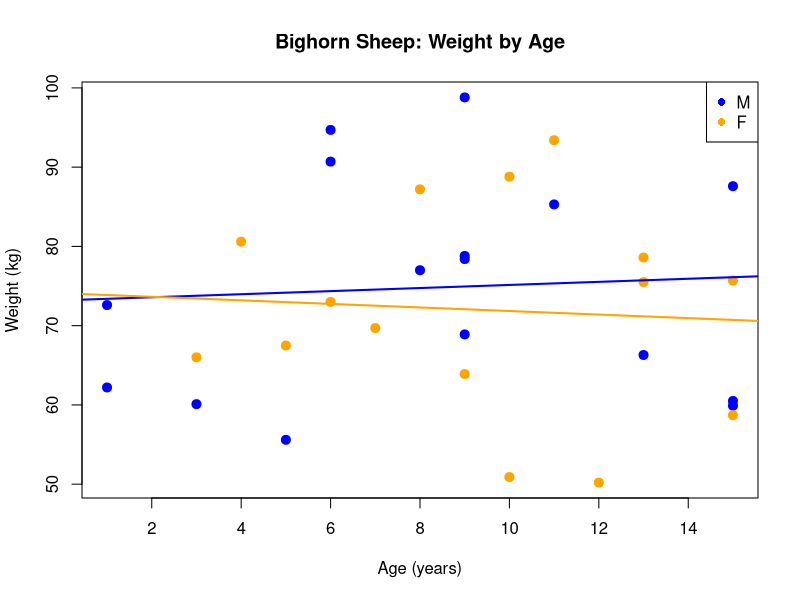
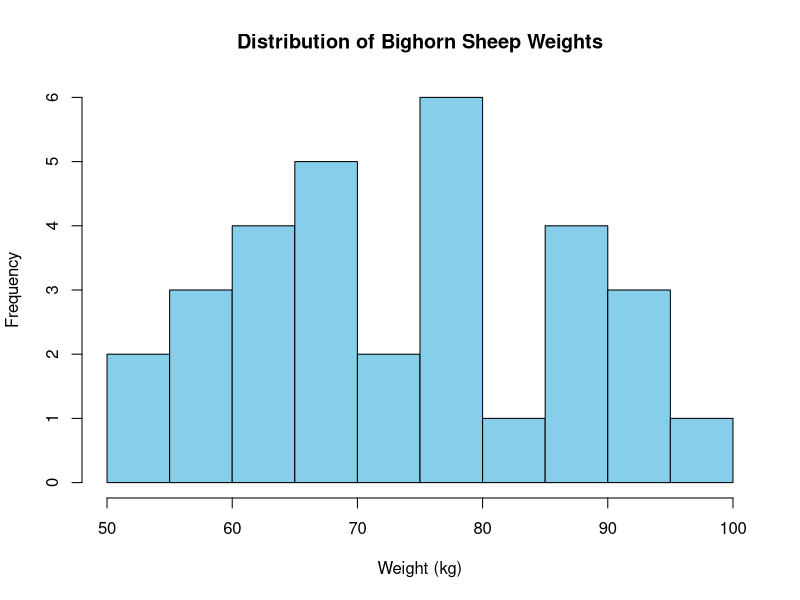

Source code (R) for these figures, in order:
## ---- chunk 1
# 567*5 tells R that 567*5 is a comment, and so R knows not to execute this line of code.
## ---- chunk 2
1 + 100 # performs addition
3 + 5 * 2 # performs multiplication before addition
(3 + 5) * 2 # performs addition in () before multiplication 
2/10000 # division
2 ^ 3 # exponentiation: 2 raised to the power of 3
## ---- chunk 3
1 == 9  # equality (note two equals signs, read as "is equal to")
1 != 1  # inequality (read as "is not equal to")
1 < 2  # less than
1 <= 1  # less than or equal to
## ---- chunk 4
x <- 1/40 # here we are telling R to assign 1/40 to the variable x so that it recognizes x as an object in our global environment
x <-  24 # variables can easily be re-assigned/over-written
y <- x * 2 # We can use existing objeects in expressions to create new objects

rm(y) # you can also remove objects from the environment using the rm() function
## ---- chunk 5
# create numeric object
a <- 45.6
class(a)

# Convert from numeric to character
a_character <- as.character(a)
class(a_character)

# Create factored object
lion <- factor(c("194", "180"), levels = c("194", "180")) # The levels must match the exact format of the values
lion # print value into console
as.character(lion) # coerced to character
as.numeric(lion) # coerced to numeric
## ---- chunk 6
as.numeric(as.character(lion))
## ---- chunk 7
# convert from character to numeric
L262 <- "Lion262"
L262_numeric <- as.numeric(L262)
L262_numeric
## ---- chunk 8
x <- 3
## ---- chunk 9
my.deer <- c("GDL256", "RVD1011", "CDB567")
## ---- chunk 10
my_vector <- vector(length = 3, mode = "numeric")
my_vector  # this is a logical vector
num_vector <- c(101, 222, 323, 435, 556) # numeric vector
## ---- chunk 11
combine_vector <- c(211, "CDB678", TRUE)
combine_vector
class(combine_vector) 
## ---- chunk 12
# create a vector of 10 NA values
x <- rep(NA, 10)
# set the first element in x to be the number 0
x[1] <- 0
# test if zero is NA
is.na(x)
# R returns a logical vector for TRUE if the value is NA and 
# FALSE for non-NA values
## ---- chunk 13
my_series <- 1:10 # a vector of integers of length 10
my_series
# make series of numbers from 1 to 10 by increments of 0.1
my_seq <- seq(from = 1, to = 10, by = 0.1) 
my_seq
## ---- chunk 14
# list with numeric, character, and logical classes
my_list <- list(1, "banana", TRUE)
your_list <- list(2, "apple", FALSE)
my_list
## ---- chunk 15
my_new_list <- c(my_list, c("Lion171", "S222")) # here we overwrite the original 
# "my_list" list to include two additional list elements of "Lion171" and "S222".
my_new_list
## ---- chunk 16
my_new_list2 <- c(my_list, list(c("Lion171", "S222"))) # here we overwrite the original 
## ---- chunk 17
my_lions <- list("L211", c("L194", "S789"), "L180")
names(my_lions) # are names automatically assigned? Nope, so let's assign names with the names() function.
names(my_lions) <- c("Lion211", "LionsAndSheep", "Lion180")
my_lions$LionsAndSheep
## ---- chunk 18
# index second list [[2]] and second element [2] of the second list
my_lions[[2]][2]
## ---- chunk 19
MyMatrix <- matrix(1:6, nrow = 2, ncol = 3)
MyMatrix
## ---- chunk 20
# Create vectors for each column
sheep_id <- c("S601", "S602", "S603")
sex <- c("F", "M", "F")
age <- c(4, 6, 3) 
capt_date <- as.Date(c("2024-03-15", "2024-03-16", "2024-03-18"))
capt_loc <- c("Acrodectes Peak", "Sawmill Canyon", "Goodale Canyon")
# Combine into a data frame
capt_dat <- data.frame(
  ID = sheep_id,
  Sex = sex,
  Age = age,
  CaptureDate = capt_date,
  CaptureLoc = capt_loc
)

# View the data frame
print(capt_dat)
## ---- chunk 21
capt_dat$CaptureLoc
## ---- chunk 22
lion_list <- c("194", "228", "267", "272", list("228", "223"))
lion_list[1] # extract first element out of the lion_list vector
lion_list[4] # extract 4th element out of the lion_list vector
lion_list[c(2:4)] # extract elements 2 to 4 from the my_seq vector
lion_list[[5]][1] # From the 5th list, extract the first element
## ---- chunk 23
horn_length <- c(10, 30.4, 90, 50.8, 30) # create vector of horn lengths
names(horn_length) <- c("S4", "S567", "S489", "S488", "S89") # assign sheep names to vector
# we can also name a vector 'on the fly'
horn_length <- c(S4 = 10, S567 = 30.4, S489 = 90, S488 = 50.8, S89 = 30) 
horn_length[c("S489", "S488")]
## ---- chunk 24
horn_length[horn_length > 30] # this statement first evaluates horn_length > 7, generating a logical vector c(FALSE, FALSE, TRUE, FALSE, TRUE), and then selects the elements of horn_length corresponding to the TRUE values.
## ---- chunk 25
horn_length[1:3]
## ---- chunk 26
horn_length[-2]
# we can skip multiple elements
horn_length[c(-1, -2)]  
# or 
horn_length[-c(1,5)]
# a common mistake would be to ask R x[-1:3] # but there isn't a negative first row
# But remember the order of operations. 
# : is really a function. It takes its first argument as -1, 
# and its second as 3, so generates the sequence of 
# numbers: c(-1, 0, 1, 2, 3).
horn_length[-(1:3)]
# To remove elements from a vector, we need to assign the result 
# back into the variable:
horn_length <- horn_length[-4]
horn_length
## ---- chunk 27
to_remove <- which(horn_length > 30)
to_remove # index of elements to remove from the to_remove vector
horn_length[to_remove]
## ---- chunk 28
# Create a fake data frame for bighorn sheep
bighorn_df <- data.frame(
  ID = paste0("S", 500:530),      # ID for each sheep
  Age = sample(1:15, 31, replace = TRUE),  # Random ages between 1 and 10
  Weight = round(rnorm(31, mean = 75, sd = 15), 1),  # Random weights with mean of 75 kg and sd of 15
  Sex = factor(sample(c("M", "F"), 31, replace = TRUE), labels = c("M", "F")),     # Random sexes (Male, Female)
  Herd = sample(c("North", "South", "East", "West"), 31, replace = TRUE)  # Random herd names
)

# Define grey tones based on levels of the 'Sex' factor
grey_tones <- c("blue", "orange")  # grey50 for males, grey80 for females
## ---- chunk 29
# create a scatterplot
plot(x = bighorn_df$Age, # x-axis
     y = bighorn_df$Weight, # y-axis
     main = "Bighorn Sheep: Weight by Age", # title
     xlab = "Age (years)", # x-axis label
     ylab = "Weight (kg)", # y-axis label
     col = grey_tones[bighorn_df$Sex],  # point color (sex needs to be a factor)
     pch = 19,              # solid circle
     cex = 1.2)             # slightly larger points
# Add separate trend lines for each Sex group
# Males
abline(lm(Weight ~ Age, data = subset(bighorn_df, Sex == "M")), col = "blue", lwd = 2)  
# Females
abline(lm(Weight ~ Age, data = subset(bighorn_df, Sex == "F")), col = "orange", lwd = 2) 

# Add a legend
legend("topright", 
       legend = levels(bighorn_df$Sex),  # Use the levels of the factor for legend
       col = c("blue", "orange"),      # Different tones for trend lines
       pch = 16) # solid circle point type
## ---- chunk 30
hist(bighorn_df$Weight,
     main = "Distribution of Bighorn Sheep Weights",
     xlab = "Weight (kg)",
     ylab = "Frequency",
     col = "skyblue",        # fill color of the bars
     border = "black",       # outline color of the bars
     breaks = 10)            # number of bins (adjust as needed)
